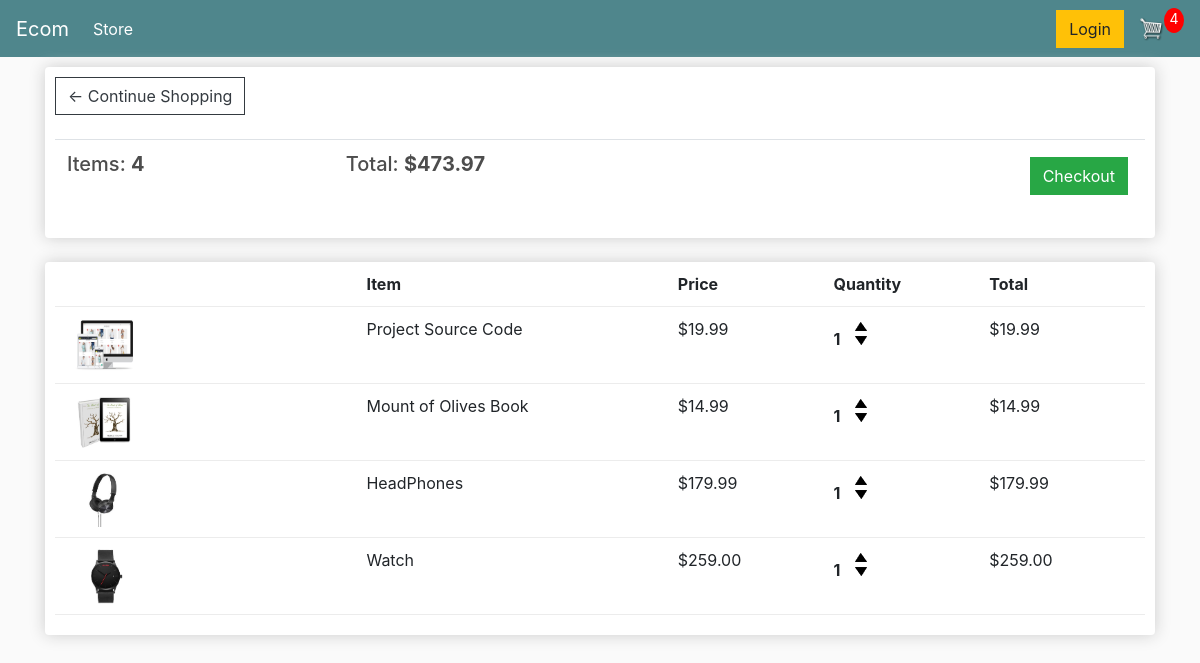
The app's page /cart/ (signed in) with its own data.
### store/models.py (models this page shows, shortened)
class Order(models.Model):
    customer = models.ForeignKey(Customer,on_delete=models.SET_NULL,null=True,blank=True)
    date_ordered = models.DateTimeField(auto_now_add=True)
    complete = models.BooleanField(default=False)
    transaction_id = models.CharField(max_length=100,null=True)
    def get_cart_total(self):
        orderitems = self.orderitem_set.all()
        total = sum([item.get_total for item in orderitems])
        return total
    def get_cart_items(self):
        orderitems = self.orderitem_set.all()
        total = sum([item.quantity for item in orderitems])
        return total

class OrderItem(models.Model):
    product = models.ForeignKey(Product,on_delete=models.SET_NULL,null=True)
    order = models.ForeignKey(Order,on_delete=models.SET_NULL,null=True)
    quantity = models.IntegerField(default=0,null=True,blank=True)
    date_added = models.DateTimeField(auto_now_add=True)
    @property
    def get_total(self):
        total = self.quantity*self.product.price
        return total

class Product(models.Model):
    name = models.CharField(max_length=200)
    price = models.DecimalField(max_digits=7,decimal_places=2)
    digital = models.BooleanField(default=False,null=True,blank=True)
    image = models.ImageField(null=True,blank=True)
    @property
    def imageURL(self):
        try:
            url = self.image.url
        except:
            url = ''
        return url

### store/views.py (the view)
# urls.py: path('cart/',views.cart,name='cart'),
def cart(request):
    data = cartData(request)
    cartItems = data['cartItems']
    order= data['order']
    items = data['items']
    context = {'items': items, 'order': order,'cartItems':cartItems}
    return render(request, 'store/cart.html', context)

### store/utils.py (called while the page is built)
def cartData(request):
    if request.user.is_authenticated:
        customer = request.user.customer
        order, created = Order.objects.get_or_create(
            customer=customer, complete=False)
        items = order.orderitem_set.all()
        cartItems = order.get_cart_items
    else:
        cookieData = cookieCart(request)
        cartItems = cookieData['cartItems']
        order= cookieData['order']
        items = cookieData['items']
    return {'cartItems':cartItems,'order':order,'items':items}

### store/templates/store/cart.html
{% extends 'base.html' %}
{% load static %}
{% block body %}
<div class="row">
    <div class="col-lg-12">
        <div class="box-element">
            <a class="btn btn-outline-dark" href="{% url 'store:store' %}">&#x2190; Continue Shopping</a>
            <br><br>
            <table class="table">
                <tr>
                    <th><h5>Items: <strong>{{order.get_cart_items}}</strong></h5></th>
                    <th><h5>Total: <strong>${{order.get_cart_total|floatformat:2}}</strong></h5></th>
                    <th>
                        <a style="float:right;margin:5px;" class="btn btn-success" href="{% url 'store:checkout' %}">Checkout</a>
                    </th>
                </tr>
            </table>
        </div>
        <br>
        <div class="box-element">
            <div class="cart-row">
                <div style="flex:2"></div>
                <div style="flex:2"><strong>Item</strong></div>
                <div style="flex:1"><strong>Price</strong></div>
                <div style="flex:1"><strong>Quantity</strong></div>
                <div style="flex:1"><strong>Total</strong></div>
            </div>
            {% for item in items %}
            <div class="cart-row">
                <div style="flex:2"><img class="row-image" src="{{item.product.imageURL}}"></div>
                <div style="flex:2">{{item.product.name}}</div>
                <div style="flex:1">${{item.product.price|floatformat:2}}</div>
                <div style="flex:1">
                    <p class="quantity">{{item.quantity}}</p>
                    <div class="quantity">
                        <img data-product="{{item.product.id}}" data-action="add" class="chg-quantity update-cart" src="{% static 'images/arrow-up.png'%}">
                        <img data-product="{{item.product.id}}" data-action="remove" class="chg-quantity update-cart" src="{% static 'images/arrow-down.png'%}">
                    </div>
                </div>
                <div style="flex:1">${{item.get_total}}</div>
            </div>
            {% endfor %}
        </div>
    </div>
</div>
{% endblock %}

### templates/base.html (shortened to what this page needs)
{% load static %}
<html>
    <head>
        <link rel="stylesheet" type="text/css" href="{% static 'css/bootstrap.min.css' %}">
        <link rel="stylesheet" type="text/css" href="{% static 'css/main.css' %}" >
    </head>
    <body>
        <nav class="navbar navbar-expand-lg navbar-dark bg-dark">
  <a class="navbar-brand" href="{% url 'store:store' %}">Ecom </a>
  <div class="collapse navbar-collapse" id="navbarSupportedContent">
    <ul class="navbar-nav mr-auto">
      <li class="nav-item active">
        <a class="nav-link" href="{% url 'store:store' %}">Store <span class="sr-only">(current)</span></a>
      </li>
    </ul>
    <div class="form-inline my-2 my-lg-0">
        <a href="#" class="btn btn-warning">Login</a>
        <a href="{% url 'store:cart' %}">
            <img id="cart-icon" src="{% static 'images/cart.png' %}">
        </a>
        <p id="cart-total">{{cartItems}}</p>
    </div>
  </div>
</nav>
        <div class="container">
            {% block body %}
            {% endblock %}
        </div>
    </body>
</html>

### static/css/main.css (style rules this page uses)
body { background-color: hsl(0, 0%, 98%); }
h1,h2,h3,h4,h5,h6 { color:hsl(0, 0%, 30%); }
.box-element { box-shadow:hsl(0, 0%, 80%) 0 0 16px; background-color: #fff; border-radius: 4px; padding: 10px; }
.bg-dark { background-color: #4f868c!important; }
#cart-icon { width:25px; display: inline-block; margin-left: 15px; }
#cart-total { display: block; text-align: center; color:#fff; background-color: red; width: 20px; height: 25px; border-radius: 50%; font-size: 14px; }
.col-lg-4, .col-lg-6, .col-lg-8, .col-lg-12 { margin-top: 10px; }
.btn { border-radius: 0; }
.row-image { width: 100px; }
.cart-row { display: flex; align-items: flex-stretch; padding-bottom: 10px; margin-bottom: 10px; border-bottom: 1px solid #ececec; }
.quantity { display: inline-block; font-weight: 700; padding-right:10px; }
.chg-quantity { width: 12px; cursor: pointer; display: block; margin-top: 5px; transition:.1s; }

### records on screen
Order: id.quantity "4", get_cart_items "4", get_cart_total "473.97"
OrderItem: product.imageURL (picture), product.name "Project Source Code", product.price "19.99", quantity "1", get_total "19.99"
OrderItem: product.imageURL (picture), product.name "Mount of Olives Book", product.price "14.99", quantity "1", get_total "14.99"
OrderItem: product.imageURL (picture), product.name "HeadPhones", product.price "179.99", quantity "1", get_total "179.99"
OrderItem: product.imageURL (picture), product.name "Watch", product.price "259.00", quantity "1", get_total "259.00"
